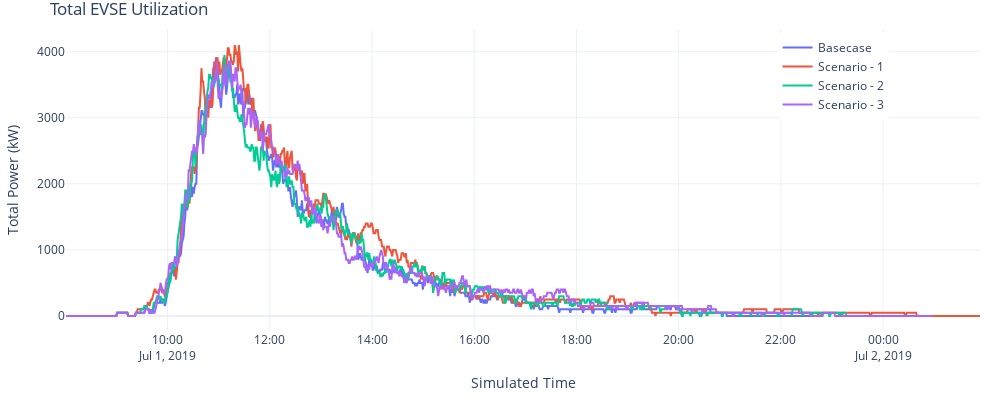

Notebook code cell kept with this figure:
### Markdown cell above
#### 5.4 EVSE Utilization

### Code cell
#fig = px.line(evse_util, x="datetime", y="total_power", color='analysis_id', name=['Basecase', 'Scenario - 1', 'Scenario - 2', 'Scenario - 3'], range_x=['2019-07-01 06:00','2019-07-02'])

fig = go.Figure()
fig.add_trace(go.Scatter(x=evse_util[evse_util['analysis_id'] == 295]['datetime'], y=evse_util[evse_util['analysis_id'] == 295]['total_power'],
                    mode='lines',
                    name='Basecase'))
fig.add_trace(go.Scatter(x=evse_util[evse_util['analysis_id'] == 300]['datetime'], y=evse_util[evse_util['analysis_id'] == 300]['total_power'],
                    mode='lines',
                    name='Scenario - 1'))
fig.add_trace(go.Scatter(x=evse_util[evse_util['analysis_id'] == 301]['datetime'], y=evse_util[evse_util['analysis_id'] == 301]['total_power'],
                    mode='lines',
                    name='Scenario - 2'))
fig.add_trace(go.Scatter(x=evse_util[evse_util['analysis_id'] == 302]['datetime'], y=evse_util[evse_util['analysis_id'] == 302]['total_power'],
                    mode='lines',
                    name='Scenario - 3'))

fig.update_layout(title="Total EVSE Utilization",
                  yaxis_title="Total Power (kW)", 
                  xaxis_title="Simulated Time", 
                  uniformtext_minsize=8, 
                  uniformtext_mode='hide', 
                  width=1000, 
                  height=400, 
                  margin=dict(l=20, r=20, t=30, b=20), template='plotly_white', showlegend=True, legend=dict(
    yanchor="top",
    y=0.99,
    xanchor="right",
    x=0.9
))
fig.show()

### Figure 1 — Plotly figure (JSON) as saved in the notebook; plotly's stock layout.template omitted (floating-point values rounded to 4 significant figures; data arrays with more than 128 entries replaced by an {"elided": "..."} marker saying what was removed)
{"data": [{"mode": "lines", "name": "Basecase", "type": "scatter", "x": {"elided": "884 str values"}, "y": {"elided": "884 int values"}}, {"mode": "lines", "name": "Scenario - 1", "type": "scatter", "x": {"elided": "1074 str values"}, "y": {"elided": "1074 int values"}}, {"mode": "lines", "name": "Scenario - 2", "type": "scatter", "x": {"elided": "995 str values"}, "y": {"elided": "995 int values"}}, {"mode": "lines", "name": "Scenario - 3", "type": "scatter", "x": {"elided": "1017 str values"}, "y": {"elided": "1017 int values"}}], "layout": {"height": 400, "legend": {"x": 0.9, "xanchor": "right", "y": 0.99, "yanchor": "top"}, "margin": {"b": 20, "l": 20, "r": 20, "t": 30}, "showlegend": true, "title": {"text": "Total EVSE Utilization"}, "uniformtext": {"minsize": 8, "mode": "hide"}, "width": 1000, "xaxis": {"autorange": true, "range": ["2019-07-01 08:00:46", "2019-07-02 01:53:46"], "title": {"text": "Simulated Time"}, "type": "date"}, "yaxis": {"autorange": true, "range": [-227.8, 4328.0], "title": {"text": "Total Power (kW)"}, "type": "linear"}}}
